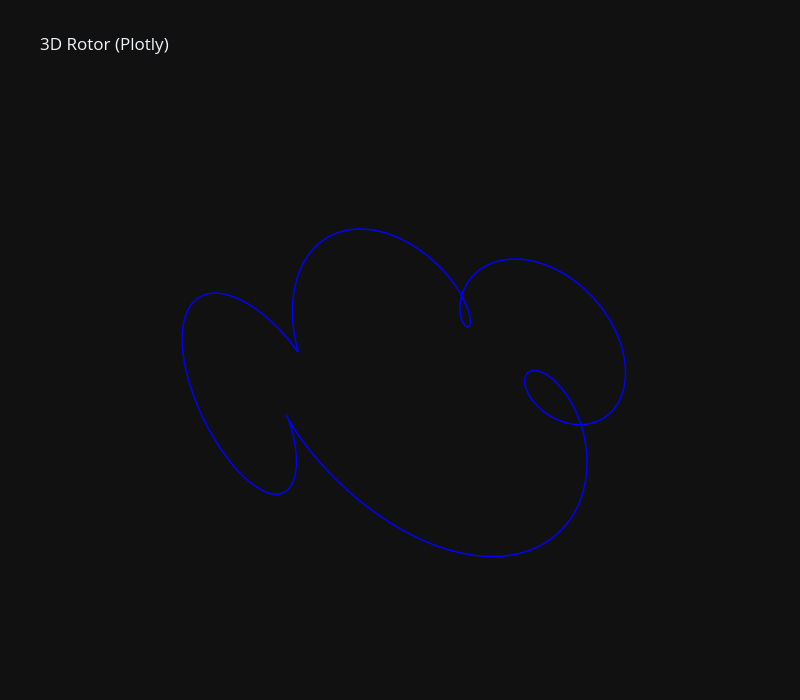

This figure's notebook cell:
### Code cell
# plotly 3D 交互图
fig = rotor_plot_3d_plotly(curve3d, title='3D Rotor (Plotly)', show=False)
fig.write_html('rotor_3d_demo.html')
print("Saved: rotor_3d_demo.html")
fig.show()

### Figure 1 — Plotly figure (JSON) as saved in the notebook; plotly's stock layout.template omitted (floating-point values rounded to 4 significant figures; data arrays with more than 128 entries replaced by an {"elided": "..."} marker saying what was removed)
{"data": [{"hovertemplate": "x: %{x:.3f}<br>y: %{y:.3f}<br>z: %{z:.3f}<extra></extra>", "line": {"color": "blue", "width": 3}, "mode": "lines", "opacity": 1, "type": "scatter3d", "x": {"elided": "2000 float values"}, "y": {"elided": "2000 float values"}, "z": {"elided": "2000 float values"}}], "layout": {"height": 700, "scene": {"xaxis": {"title": {"text": "X"}, "visible": false}, "yaxis": {"title": {"text": "Y"}, "visible": false}, "zaxis": {"title": {"text": "Z"}, "visible": false}}, "title": {"text": "3D Rotor (Plotly)"}, "width": 800}}
